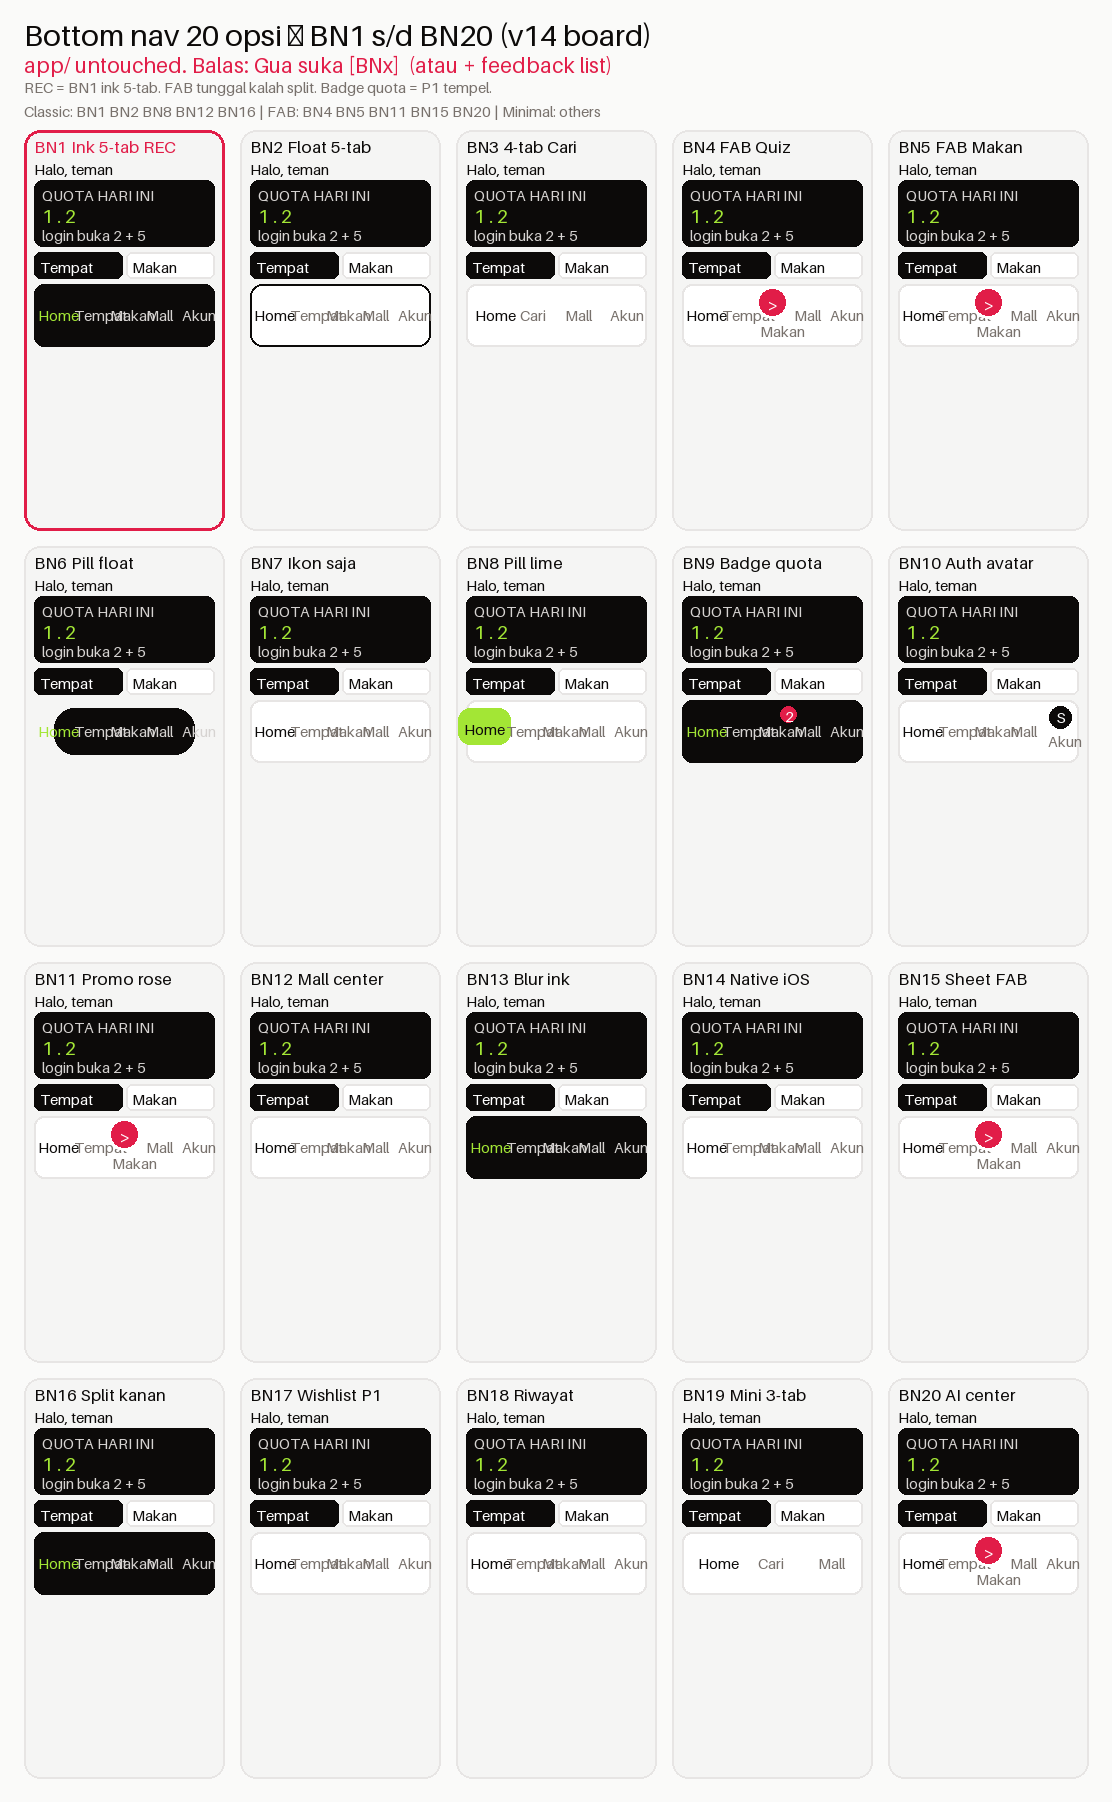

Recreate this plot in Python.
"""Render PNG board v14 bottom-nav 20 opsi (BN1-BN20).
Grid 5 kolom x 4 baris. ASCII-only labels (PIL load_default tofu rule).
"""
from PIL import Image, ImageDraw, ImageFont

INK = (12, 10, 9)
PAGE = (245, 245, 244)
WHITE = (255, 255, 255)
GRAY = (120, 113, 108)
GRAY2 = (214, 211, 209)
GRAY3 = (231, 229, 228)
LIME = (163, 230, 53)
ROSE = (225, 29, 72)
EMBER = (234, 88, 12)
BG = (250, 250, 249)

f_title = ImageFont.load_default(size=30)
f_sub = ImageFont.load_default(size=21)
f_med = ImageFont.load_default(size=19)
f_sml = ImageFont.load_default(size=17)
f_tny = ImageFont.load_default(size=15)

# 20 opsi: (id, nama pendek, gaya bar, badge-center?)
OPTS = [
    ("BN1", "Ink 5-tab REC", "ink", None),
    ("BN2", "Float 5-tab", "float", None),
    ("BN3", "4-tab Cari", "white", None),
    ("BN4", "FAB Quiz", "white", "FAB"),
    ("BN5", "FAB Makan", "white", "FAB"),
    ("BN6", "Pill float", "pill", None),
    ("BN7", "Ikon saja", "white", None),
    ("BN8", "Pill lime", "white", "PILL"),
    ("BN9", "Badge quota", "ink", "BDG"),
    ("BN10", "Auth avatar", "white", "AV"),
    ("BN11", "Promo rose", "white", "FAB"),
    ("BN12", "Mall center", "white", None),
    ("BN13", "Blur ink", "ink", None),
    ("BN14", "Native iOS", "white", None),
    ("BN15", "Sheet FAB", "white", "FAB"),
    ("BN16", "Split kanan", "ink", None),
    ("BN17", "Wishlist P1", "white", None),
    ("BN18", "Riwayat", "white", None),
    ("BN19", "Mini 3-tab", "white", None),
    ("BN20", "AI center", "white", "FAB"),
]
NAMES5 = ["Home", "Tempat", "Makan", "Mall", "Akun"]
NAMES4 = ["Home", "Cari", "Mall", "Akun"]
NAMES3 = ["Home", "Cari", "Mall"]

PW, PH = 200, 400
GX, GY0, GAPX, GAPY = 24, 130, 16, 16
COLS = 5
ROWS = 4
W = GX * 2 + COLS * PW + (COLS - 1) * GAPX
H = GY0 + ROWS * PH + (ROWS - 1) * GAPY + 24

img = Image.new("RGB", (W, H), BG)
d = ImageDraw.Draw(img)

d.text((GX, 16), "Bottom nav 20 opsi — BN1 s/d BN20 (v14 board)", font=f_title, fill=INK)
d.text((GX, 52), "app/ untouched. Balas: Gua suka [BNx]  (atau + feedback list)", font=f_sub, fill=(225, 29, 72))
d.text((GX, 78), "REC = BN1 ink 5-tab. FAB tunggal kalah split. Badge quota = P1 tempel.", font=f_tny, fill=GRAY)
d.text((GX, 102), "Classic: BN1 BN2 BN8 BN12 BN16 | FAB: BN4 BN5 BN11 BN15 BN20 | Minimal: others", font=f_tny, fill=GRAY)


def hero(x, y, w):
    d.rounded_rectangle([x, y, x + w, y + 66], radius=8, fill=INK)
    d.text((x + 8, y + 6), "QUOTA HARI INI", font=f_tny, fill=GRAY2)
    d.text((x + 8, y + 24), "1 . 2", font=f_med, fill=LIME)
    d.text((x + 8, y + 46), "login buka 2 + 5", font=f_tny, fill=GRAY2)
    return y + 72


def cta2(x, y, w):
    d.rounded_rectangle([x, y, x + w // 2 - 2, y + 26], radius=6, fill=INK)
    d.rounded_rectangle([x + w // 2 + 2, y, x + w, y + 26], radius=6, fill=WHITE, outline=GRAY3, width=2)
    d.text((x + 6, y + 6), "Tempat", font=f_tny, fill=WHITE)
    d.text((x + w // 2 + 8, y + 6), "Makan", font=f_tny, fill=INK)
    return y + 32


def nav_bar(x, y, w, style, names, special):
    h = 62
    if style == "ink":
        d.rounded_rectangle([x, y, x + w, y + h], radius=10, fill=INK)
        tc, ac = GRAY2, LIME
    elif style == "float":
        d.rounded_rectangle([x, y, x + w, y + h], radius=12, fill=WHITE, outline=INK, width=2)
        tc, ac = GRAY, INK
    elif style == "pill":
        d.rounded_rectangle([x + 20, y + 8, x + w - 20, y + h - 8], radius=20, fill=INK)
        tc, ac = GRAY2, LIME
    else:
        d.rounded_rectangle([x, y, x + w, y + h], radius=10, fill=WHITE, outline=GRAY3, width=2)
        tc, ac = GRAY, INK
    n = len(names)
    for i, nm in enumerate(names):
        cx = x + (i + 0.5) * w / n
        lbl = nm[:6]
        if special == "FAB" and i == 2:
            d.ellipse([cx - 16, y + 2, cx + 16, y + 34], fill=(225, 29, 72), outline=WHITE, width=3)
            d.text((cx - 4, y + 8), ">", font=f_med, fill=WHITE)
            d.text((cx - 12, y + 38), lbl, font=f_tny, fill=tc)
        elif special == "PILL" and i == 0:
            d.rounded_rectangle([cx - 26, y + 8, cx + 26, y + 44], radius=12, fill=LIME)
            d.text((cx - 20, y + 20), lbl, font=f_tny, fill=INK)
        elif special == "BDG" and nm == "Makan":
            d.text((cx - 14, y + 22), lbl, font=f_tny, fill=ac if i == 0 else tc)
            d.ellipse([cx + 8, y + 6, cx + 24, y + 22], fill=(225, 29, 72))
            d.text((cx + 13, y + 7), "2", font=f_tny, fill=WHITE)
        elif special == "AV" and nm == "Akun":
            d.ellipse([cx - 11, y + 6, cx + 11, y + 28], fill=INK)
            d.text((cx - 4, y + 8), "S", font=f_tny, fill=WHITE)
            d.text((cx - 12, y + 32), lbl, font=f_tny, fill=tc)
        else:
            d.text((cx - 14, y + 22), lbl, font=f_tny, fill=ac if i == 0 else tc)
    return y + h


for idx, (oid, name, style, special) in enumerate(OPTS):
    col, row = idx % COLS, idx // COLS
    x = GX + col * (PW + GAPX)
    y = GY0 + row * (PH + GAPY)
    rec = (oid == "BN1")
    d.rounded_rectangle([x, y, x + PW, y + PH], radius=16, fill=PAGE,
                        outline=(225, 29, 72) if rec else GRAY3, width=3 if rec else 2)
    d.text((x + 10, y + 6), oid + " " + name, font=f_sml, fill=(225, 29, 72) if rec else INK)
    cx, cw = x + 10, PW - 20
    cy = y + 30
    d.text((cx, cy), "Halo, teman", font=f_tny, fill=INK)
    cy += 20
    cy = hero(cx, cy, cw)
    cy = cta2(cx, cy, cw)
    names = NAMES3 if oid == "BN19" else (NAMES4 if oid in ("BN3",) else NAMES5)
    nav_bar(cx, cy, cw, style, names, special)

img.save("/home/ubuntu/wikendo-web-app/design/revamp-options-v14-compare.png")
print("saved", img.size)
